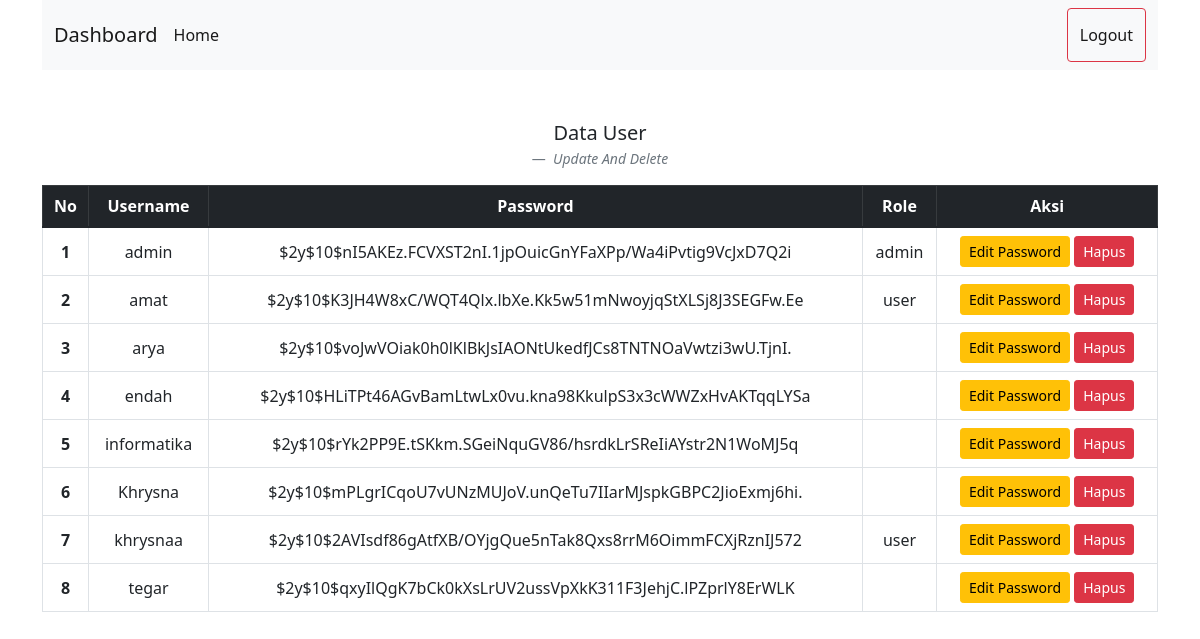
The page /kelolauser.php (signed in) on the database as committed earlier.
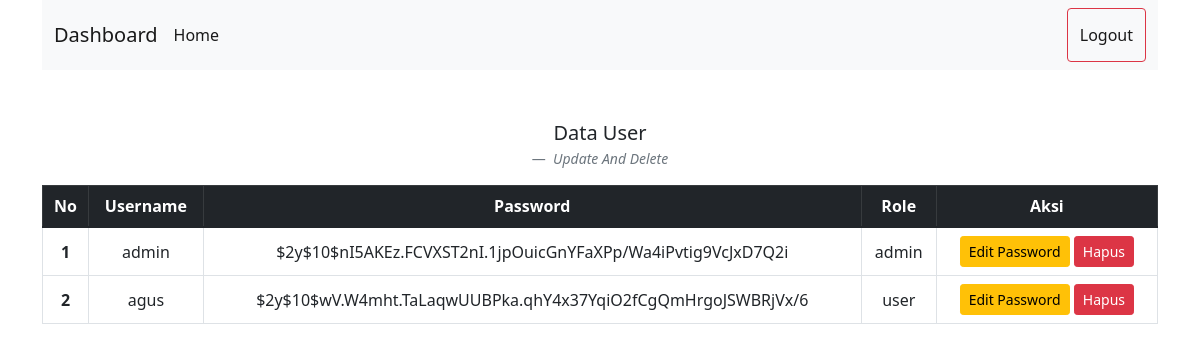
The same page on the database as committed later.
### tables this page shows
CREATE TABLE `tb_user` (
  `username` varchar(50) NOT NULL,
  `password` varchar(100) NOT NULL,
  `role` varchar(255) NOT NULL
);

### kelolauser.php (the view, shortened to what this page needs)
<!doctype html>
<?php
include 'koneksi.php';
?>
<html lang="en">
  <head>
    <link href="https://cdn.jsdelivr.net/npm/bootstrap@5.1.3/dist/css/bootstrap.min.css" rel="stylesheet">
  </head>
  <body>
      <div class="container">
        <nav class="navbar navbar-light bg-light">
            <div class="container-fluid">
              <a class="navbar-brand">Dashboard </a>
              <ul class="navbar-nav me-auto mb-2 mb-lg-0">
                <li class="nav-item">
                  <a class="nav-link active" aria-current="page" href="crud.php">Home</a>
                </li>
              </ul>
              <ul class="navbar-nav ms-2">
                <li class="nav-item">
                  <button class="btn btn-outline-danger">
                    <a class="nav-link active" aria-current="page" href="logout.php">Logout</a>
                  </button>
                </li>
              </ul>
            </div>
          </nav>
          <figure class="text-center mt-5 ">
            <blockquote class="blockquote">
              <p>Data User</p>
            </blockquote>
            <figcaption class="blockquote-footer">
              <cite title="Source Title">Update And Delete</cite>
            </figcaption>
          </figure>
          <table class="table table-hover table-bordered align-middle ">
            <thead>
              <tr class="table-dark text-center" >
                <th scope="col">No</th>
                <th scope="col">Username</th>
                <th scope="col">Password</th>
                <th scope="col">Role</th>
                <th scope="col">Aksi</th>
              </tr>
            </thead>
            <tbody class="text-center">
              <?php
              $query = "SELECT * FROM tb_user";
              $sql = mysqli_query($konek, $query);
              $no=1;
              while ($data = mysqli_fetch_array($sql)) {
              ?>
                <tr>
                  <th scope="row"><?php echo $no; ?></th>
                  <td><?php echo $data['username']; ?></td>
                  <td><?php echo $data['password']; ?></td>
                  <td><?php echo $data['role']; ?></td>
                  <td>
                  <button type="button" class="btn btn-warning btn-sm" data-bs-toggle="modal" data-bs-target="#editPasswordModal<?php echo $data['username']; ?>">Edit Password</button>
                    <button class="btn btn-danger btn-sm" data-bs-toggle="modal" data-bs-target="#deleteModal<?php echo $data['username']; ?>">Hapus</button>
                </td>
                </tr>
              <?php
                $no++;
              } ?>
            </tbody>
          </table>
      </div>
  </body>
</html>

Rows that differ between the two databases and show on the page:
removed tb_user: username "amat", password "$2y$10$K3JH4W8xC/WQT4Qlx.lbXe.Kk5w51mNwoyjqStXLSj8J3SEGFw.Ee", role "user"
removed tb_user: username "arya", password "$2y$10$voJwVOiak0h0lKlBkJsIAONtUkedfJCs8TNTNOaVwtzi3wU.TjnI."
removed tb_user: username "endah", password "$2y$10$HLiTPt46AGvBamLtwLx0vu.kna98KkulpS3x3cWWZxHvAKTqqLYSa"
removed tb_user: username "informatika", password "$2y$10$rYk2PP9E.tSKkm.SGeiNquGV86/hsrdkLrSReIiAYstr2N1WoMJ5q"
removed tb_user: username "Khrysna", password "$2y$10$mPLgrICqoU7vUNzMUJoV.unQeTu7IIarMJspkGBPC2JioExmj6hi."
removed tb_user: username "khrysnaa", password "$2y$10$2AVIsdf86gAtfXB/OYjgQue5nTak8Qxs8rrM6OimmFCXjRznIJ572", role "user"
removed tb_user: username "tegar", password "$2y$10$qxyIlQgK7bCk0kXsLrUV2ussVpXkK311F3JehjC.lPZprlY8ErWLK"
added tb_user: username "agus", password "$2y$10$wV.W4mht.TaLaqwUUBPka.qhY4x37YqiO2fCgQmHrgoJSWBRjVx/6", role "user"
